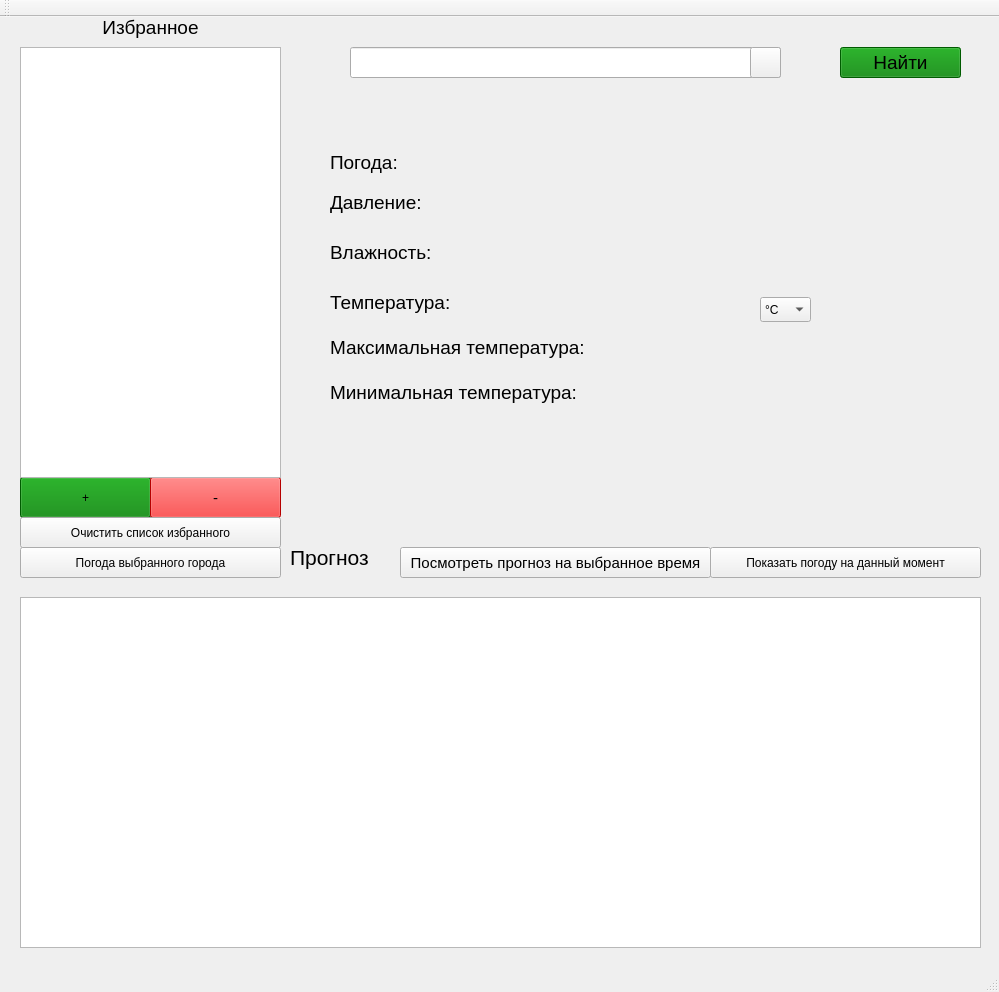
<?xml version="1.0" encoding="UTF-8"?>
<ui version="4.0">
 <class>MainWindow</class>
 <widget class="QMainWindow" name="MainWindow">
  <property name="geometry">
   <rect>
    <x>0</x>
    <y>0</y>
    <width>999</width>
    <height>992</height>
   </rect>
  </property>
  <property name="windowTitle">
   <string>MainWindow</string>
  </property>
  <property name="styleSheet">
   <string notr="true"/>
  </property>
  <widget class="QWidget" name="centralWidget">
   <widget class="QLabel" name="label">
    <property name="geometry">
     <rect>
      <x>330</x>
      <y>130</y>
      <width>151</width>
      <height>31</height>
     </rect>
    </property>
    <property name="font">
     <font>
      <pointsize>14</pointsize>
     </font>
    </property>
    <property name="text">
     <string>Погода:</string>
    </property>
   </widget>
   <widget class="QLabel" name="label_2">
    <property name="geometry">
     <rect>
      <x>330</x>
      <y>170</y>
      <width>131</width>
      <height>31</height>
     </rect>
    </property>
    <property name="font">
     <font>
      <pointsize>14</pointsize>
     </font>
    </property>
    <property name="text">
     <string>Давление: </string>
    </property>
   </widget>
   <widget class="QLabel" name="label_3">
    <property name="geometry">
     <rect>
      <x>330</x>
      <y>220</y>
      <width>131</width>
      <height>31</height>
     </rect>
    </property>
    <property name="font">
     <font>
      <pointsize>14</pointsize>
     </font>
    </property>
    <property name="text">
     <string>Влажность:</string>
    </property>
   </widget>
   <widget class="QLabel" name="label_4">
    <property name="geometry">
     <rect>
      <x>330</x>
      <y>270</y>
      <width>151</width>
      <height>31</height>
     </rect>
    </property>
    <property name="font">
     <font>
      <pointsize>14</pointsize>
     </font>
    </property>
    <property name="text">
     <string>Температура:</string>
    </property>
   </widget>
   <widget class="QLabel" name="label_5">
    <property name="geometry">
     <rect>
      <x>330</x>
      <y>310</y>
      <width>321</width>
      <height>41</height>
     </rect>
    </property>
    <property name="font">
     <font>
      <pointsize>14</pointsize>
     </font>
    </property>
    <property name="text">
     <string>Максимальная температура:</string>
    </property>
   </widget>
   <widget class="QLabel" name="label_6">
    <property name="geometry">
     <rect>
      <x>330</x>
      <y>360</y>
      <width>251</width>
      <height>31</height>
     </rect>
    </property>
    <property name="font">
     <font>
      <pointsize>14</pointsize>
     </font>
    </property>
    <property name="text">
     <string>Минимальная температура:</string>
    </property>
   </widget>
   <widget class="QLabel" name="weatherDescrL">
    <property name="geometry">
     <rect>
      <x>440</x>
      <y>136</y>
      <width>221</width>
      <height>21</height>
     </rect>
    </property>
    <property name="font">
     <font>
      <pointsize>14</pointsize>
     </font>
    </property>
    <property name="text">
     <string/>
    </property>
   </widget>
   <widget class="QLabel" name="pressureL">
    <property name="geometry">
     <rect>
      <x>450</x>
      <y>170</y>
      <width>121</width>
      <height>31</height>
     </rect>
    </property>
    <property name="font">
     <font>
      <pointsize>14</pointsize>
     </font>
    </property>
    <property name="text">
     <string/>
    </property>
   </widget>
   <widget class="QLabel" name="humidityL">
    <property name="geometry">
     <rect>
      <x>470</x>
      <y>220</y>
      <width>101</width>
      <height>31</height>
     </rect>
    </property>
    <property name="font">
     <font>
      <pointsize>14</pointsize>
     </font>
    </property>
    <property name="text">
     <string/>
    </property>
   </widget>
   <widget class="QLabel" name="temperatureL">
    <property name="geometry">
     <rect>
      <x>490</x>
      <y>270</y>
      <width>111</width>
      <height>31</height>
     </rect>
    </property>
    <property name="font">
     <font>
      <pointsize>14</pointsize>
     </font>
    </property>
    <property name="text">
     <string/>
    </property>
   </widget>
   <widget class="QLabel" name="maxTemperatureL">
    <property name="geometry">
     <rect>
      <x>610</x>
      <y>310</y>
      <width>111</width>
      <height>41</height>
     </rect>
    </property>
    <property name="font">
     <font>
      <pointsize>14</pointsize>
     </font>
    </property>
    <property name="text">
     <string/>
    </property>
   </widget>
   <widget class="QLabel" name="minTemperatureL">
    <property name="geometry">
     <rect>
      <x>590</x>
      <y>360</y>
      <width>91</width>
      <height>31</height>
     </rect>
    </property>
    <property name="font">
     <font>
      <pointsize>14</pointsize>
     </font>
    </property>
    <property name="text">
     <string/>
    </property>
   </widget>
   <widget class="QLineEdit" name="search">
    <property name="geometry">
     <rect>
      <x>350</x>
      <y>30</y>
      <width>431</width>
      <height>31</height>
     </rect>
    </property>
    <property name="font">
     <font>
      <pointsize>14</pointsize>
     </font>
    </property>
    <property name="styleSheet">
     <string notr="true"/>
    </property>
   </widget>
   <widget class="QPushButton" name="okSearch">
    <property name="geometry">
     <rect>
      <x>840</x>
      <y>30</y>
      <width>121</width>
      <height>31</height>
     </rect>
    </property>
    <property name="font">
     <font>
      <pointsize>14</pointsize>
     </font>
    </property>
    <property name="styleSheet">
     <string notr="true">background:green;
</string>
    </property>
    <property name="text">
     <string>Найти</string>
    </property>
   </widget>
   <widget class="QPushButton" name="viewForecast">
    <property name="geometry">
     <rect>
      <x>400</x>
      <y>530</y>
      <width>311</width>
      <height>31</height>
     </rect>
    </property>
    <property name="font">
     <font>
      <pointsize>11</pointsize>
     </font>
    </property>
    <property name="text">
     <string>Посмотреть прогноз на выбранное время</string>
    </property>
   </widget>
   <widget class="QLabel" name="label_7">
    <property name="geometry">
     <rect>
      <x>40</x>
      <y>0</y>
      <width>221</width>
      <height>21</height>
     </rect>
    </property>
    <property name="font">
     <font>
      <pointsize>14</pointsize>
      <kerning>true</kerning>
     </font>
    </property>
    <property name="text">
     <string>Избранное</string>
    </property>
    <property name="alignment">
     <set>Qt::AlignCenter</set>
    </property>
   </widget>
   <widget class="QPushButton" name="clearSearchField">
    <property name="geometry">
     <rect>
      <x>750</x>
      <y>30</y>
      <width>31</width>
      <height>31</height>
     </rect>
    </property>
    <property name="styleSheet">
     <string notr="true">border-image:url(/home/otruvin/QtProject/Curs-work/icons/clear_search.png);</string>
    </property>
    <property name="text">
     <string/>
    </property>
   </widget>
   <widget class="QPushButton" name="addFavorCity">
    <property name="geometry">
     <rect>
      <x>20</x>
      <y>460</y>
      <width>131</width>
      <height>41</height>
     </rect>
    </property>
    <property name="styleSheet">
     <string notr="true">background:green;</string>
    </property>
    <property name="text">
     <string>+</string>
    </property>
   </widget>
   <widget class="QPushButton" name="dropFavorCity">
    <property name="geometry">
     <rect>
      <x>150</x>
      <y>460</y>
      <width>131</width>
      <height>41</height>
     </rect>
    </property>
    <property name="font">
     <font>
      <pointsize>11</pointsize>
     </font>
    </property>
    <property name="styleSheet">
     <string notr="true">background:red;</string>
    </property>
    <property name="text">
     <string>-</string>
    </property>
   </widget>
   <widget class="QPushButton" name="clearFavoraties">
    <property name="geometry">
     <rect>
      <x>20</x>
      <y>500</y>
      <width>261</width>
      <height>31</height>
     </rect>
    </property>
    <property name="text">
     <string>Очистить список избранного</string>
    </property>
   </widget>
   <widget class="QListWidget" name="listWidget">
    <property name="geometry">
     <rect>
      <x>20</x>
      <y>30</y>
      <width>261</width>
      <height>431</height>
     </rect>
    </property>
   </widget>
   <widget class="QPushButton" name="selectFavorCity">
    <property name="geometry">
     <rect>
      <x>20</x>
      <y>530</y>
      <width>261</width>
      <height>31</height>
     </rect>
    </property>
    <property name="text">
     <string>Погода выбранного города</string>
    </property>
   </widget>
   <widget class="QComboBox" name="choiseMetricTemperature">
    <property name="geometry">
     <rect>
      <x>760</x>
      <y>280</y>
      <width>51</width>
      <height>25</height>
     </rect>
    </property>
    <item>
     <property name="text">
      <string>°C</string>
     </property>
    </item>
    <item>
     <property name="text">
      <string>°F</string>
     </property>
    </item>
   </widget>
   <widget class="QListWidget" name="allForecastList">
    <property name="geometry">
     <rect>
      <x>20</x>
      <y>580</y>
      <width>961</width>
      <height>351</height>
     </rect>
    </property>
   </widget>
   <widget class="QLabel" name="label_8">
    <property name="geometry">
     <rect>
      <x>290</x>
      <y>520</y>
      <width>161</width>
      <height>41</height>
     </rect>
    </property>
    <property name="font">
     <font>
      <pointsize>16</pointsize>
     </font>
    </property>
    <property name="text">
     <string>Прогноз</string>
    </property>
   </widget>
   <widget class="QPushButton" name="realTimeWeatherShow">
    <property name="geometry">
     <rect>
      <x>710</x>
      <y>530</y>
      <width>271</width>
      <height>31</height>
     </rect>
    </property>
    <property name="text">
     <string>Показать погоду на данный момент</string>
    </property>
   </widget>
  </widget>
  <widget class="QMenuBar" name="menuBar">
   <property name="geometry">
    <rect>
     <x>0</x>
     <y>0</y>
     <width>999</width>
     <height>22</height>
    </rect>
   </property>
  </widget>
  <widget class="QStatusBar" name="statusBar"/>
  <widget class="QToolBar" name="mainToolBar">
   <attribute name="toolBarArea">
    <enum>TopToolBarArea</enum>
   </attribute>
   <attribute name="toolBarBreak">
    <bool>false</bool>
   </attribute>
  </widget>
 </widget>
 <layoutdefault spacing="6" margin="11"/>
 <resources/>
 <connections/>
</ui>
